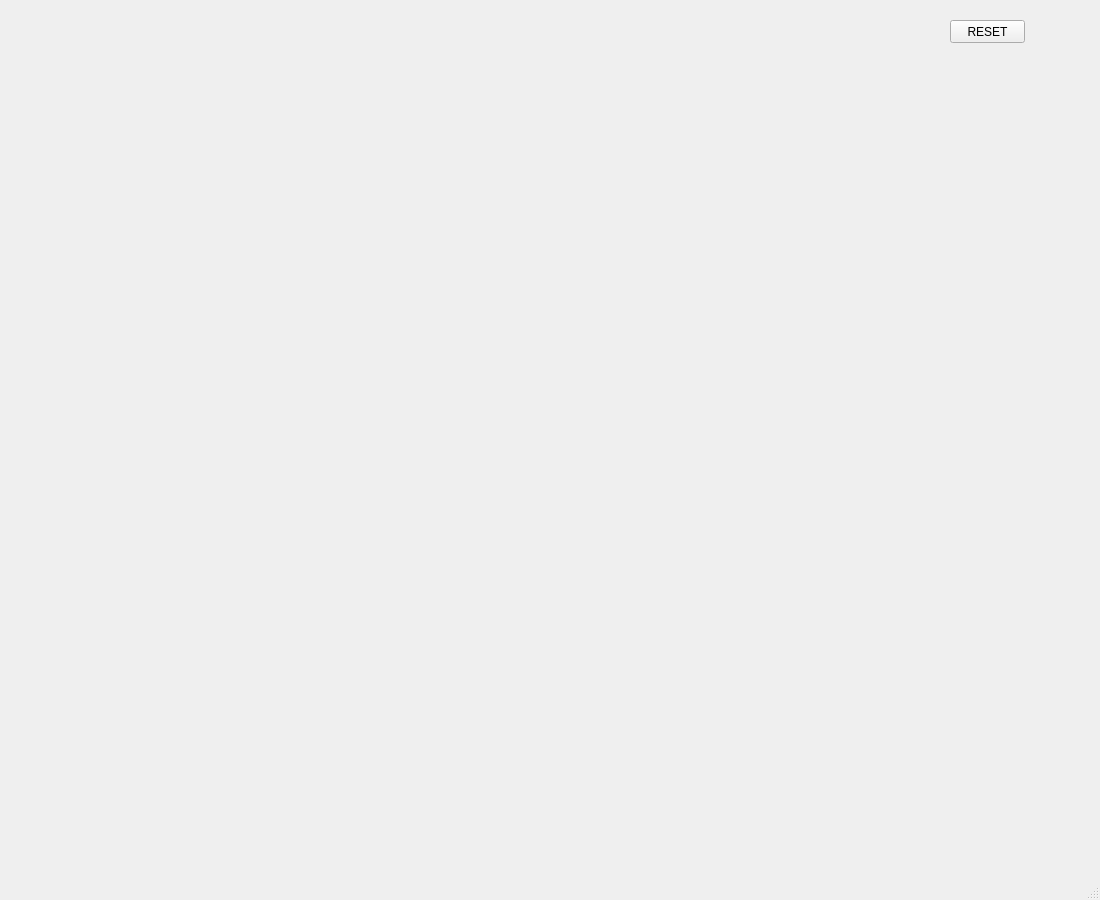
<?xml version="1.0" encoding="UTF-8"?>
<ui version="4.0">
 <class>MainWindow</class>
 <widget class="QMainWindow" name="MainWindow">
  <property name="geometry">
   <rect>
    <x>0</x>
    <y>0</y>
    <width>1100</width>
    <height>900</height>
   </rect>
  </property>
  <property name="windowTitle">
   <string>MainWindow</string>
  </property>
  <property name="toolTip">
   <string/>
  </property>
  <widget class="QWidget" name="centralwidget">
   <widget class="QPushButton" name="resetPb">
    <property name="geometry">
     <rect>
      <x>950</x>
      <y>20</y>
      <width>75</width>
      <height>23</height>
     </rect>
    </property>
    <property name="toolTip">
     <string/>
    </property>
    <property name="text">
     <string>RESET</string>
    </property>
   </widget>
  </widget>
  <widget class="QMenuBar" name="menubar">
   <property name="geometry">
    <rect>
     <x>0</x>
     <y>0</y>
     <width>1052</width>
     <height>21</height>
    </rect>
   </property>
  </widget>
  <widget class="QStatusBar" name="statusbar"/>
 </widget>
 <resources/>
 <connections/>
</ui>
